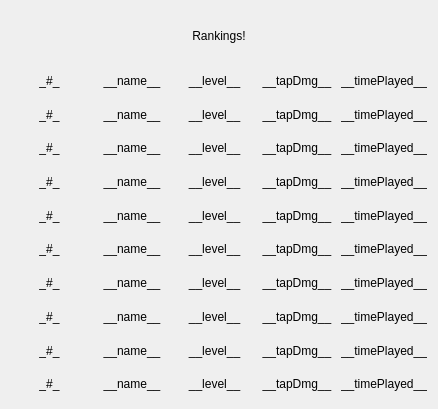
<?xml version="1.0" encoding="UTF-8"?>
<ui version="4.0">
 <class>RankingsUI</class>
 <widget class="QDialog" name="RankingsUI">
  <property name="geometry">
   <rect>
    <x>0</x>
    <y>0</y>
    <width>434</width>
    <height>409</height>
   </rect>
  </property>
  <property name="windowTitle">
   <string>Rankings</string>
  </property>
  <layout class="QGridLayout" name="gridLayout">
   <item row="0" column="0">
    <widget class="QLabel" name="rankUIDescription_lbl">
     <property name="minimumSize">
      <size>
       <width>416</width>
       <height>50</height>
      </size>
     </property>
     <property name="maximumSize">
      <size>
       <width>16777215</width>
       <height>50</height>
      </size>
     </property>
     <property name="text">
      <string>Rankings!</string>
     </property>
     <property name="alignment">
      <set>Qt::AlignCenter</set>
     </property>
    </widget>
   </item>
   <item row="1" column="0">
    <layout class="QHBoxLayout" name="horizontalLayout">
     <item>
      <layout class="QVBoxLayout" name="verticalLayout">
       <item>
        <widget class="QLabel" name="id_lbl_1">
         <property name="text">
          <string>_#_</string>
         </property>
         <property name="alignment">
          <set>Qt::AlignCenter</set>
         </property>
        </widget>
       </item>
       <item>
        <widget class="QLabel" name="id_lbl_2">
         <property name="text">
          <string>_#_</string>
         </property>
         <property name="alignment">
          <set>Qt::AlignCenter</set>
         </property>
        </widget>
       </item>
       <item>
        <widget class="QLabel" name="id_lbl_3">
         <property name="text">
          <string>_#_</string>
         </property>
         <property name="alignment">
          <set>Qt::AlignCenter</set>
         </property>
        </widget>
       </item>
       <item>
        <widget class="QLabel" name="id_lbl_4">
         <property name="text">
          <string>_#_</string>
         </property>
         <property name="alignment">
          <set>Qt::AlignCenter</set>
         </property>
        </widget>
       </item>
       <item>
        <widget class="QLabel" name="id_lbl_5">
         <property name="text">
          <string>_#_</string>
         </property>
         <property name="alignment">
          <set>Qt::AlignCenter</set>
         </property>
        </widget>
       </item>
       <item>
        <widget class="QLabel" name="id_lbl_6">
         <property name="text">
          <string>_#_</string>
         </property>
         <property name="alignment">
          <set>Qt::AlignCenter</set>
         </property>
        </widget>
       </item>
       <item>
        <widget class="QLabel" name="id_lbl_7">
         <property name="text">
          <string>_#_</string>
         </property>
         <property name="alignment">
          <set>Qt::AlignCenter</set>
         </property>
        </widget>
       </item>
       <item>
        <widget class="QLabel" name="id_lbl_8">
         <property name="text">
          <string>_#_</string>
         </property>
         <property name="alignment">
          <set>Qt::AlignCenter</set>
         </property>
        </widget>
       </item>
       <item>
        <widget class="QLabel" name="id_lbl_9">
         <property name="text">
          <string>_#_</string>
         </property>
         <property name="alignment">
          <set>Qt::AlignCenter</set>
         </property>
        </widget>
       </item>
       <item>
        <widget class="QLabel" name="id_lbl_10">
         <property name="text">
          <string>_#_</string>
         </property>
         <property name="alignment">
          <set>Qt::AlignCenter</set>
         </property>
        </widget>
       </item>
      </layout>
     </item>
     <item>
      <layout class="QVBoxLayout" name="verticalLayout_2">
       <item>
        <widget class="QLabel" name="name_lbl_1">
         <property name="text">
          <string>__name__</string>
         </property>
         <property name="alignment">
          <set>Qt::AlignCenter</set>
         </property>
        </widget>
       </item>
       <item>
        <widget class="QLabel" name="name_lbl_2">
         <property name="text">
          <string>__name__</string>
         </property>
         <property name="alignment">
          <set>Qt::AlignCenter</set>
         </property>
        </widget>
       </item>
       <item>
        <widget class="QLabel" name="name_lbl_3">
         <property name="text">
          <string>__name__</string>
         </property>
         <property name="alignment">
          <set>Qt::AlignCenter</set>
         </property>
        </widget>
       </item>
       <item>
        <widget class="QLabel" name="name_lbl_4">
         <property name="text">
          <string>__name__</string>
         </property>
         <property name="alignment">
          <set>Qt::AlignCenter</set>
         </property>
        </widget>
       </item>
       <item>
        <widget class="QLabel" name="name_lbl_5">
         <property name="text">
          <string>__name__</string>
         </property>
         <property name="alignment">
          <set>Qt::AlignCenter</set>
         </property>
        </widget>
       </item>
       <item>
        <widget class="QLabel" name="name_lbl_6">
         <property name="text">
          <string>__name__</string>
         </property>
         <property name="alignment">
          <set>Qt::AlignCenter</set>
         </property>
        </widget>
       </item>
       <item>
        <widget class="QLabel" name="name_lbl_7">
         <property name="text">
          <string>__name__</string>
         </property>
         <property name="alignment">
          <set>Qt::AlignCenter</set>
         </property>
        </widget>
       </item>
       <item>
        <widget class="QLabel" name="name_lbl_8">
         <property name="text">
          <string>__name__</string>
         </property>
         <property name="alignment">
          <set>Qt::AlignCenter</set>
         </property>
        </widget>
       </item>
       <item>
        <widget class="QLabel" name="name_lbl_9">
         <property name="text">
          <string>__name__</string>
         </property>
         <property name="alignment">
          <set>Qt::AlignCenter</set>
         </property>
        </widget>
       </item>
       <item>
        <widget class="QLabel" name="name_lbl_10">
         <property name="text">
          <string>__name__</string>
         </property>
         <property name="alignment">
          <set>Qt::AlignCenter</set>
         </property>
        </widget>
       </item>
      </layout>
     </item>
     <item>
      <layout class="QVBoxLayout" name="verticalLayout_3">
       <item>
        <widget class="QLabel" name="level_lbl_1">
         <property name="text">
          <string>__level__</string>
         </property>
         <property name="alignment">
          <set>Qt::AlignCenter</set>
         </property>
        </widget>
       </item>
       <item>
        <widget class="QLabel" name="level_lbl_2">
         <property name="text">
          <string>__level__</string>
         </property>
         <property name="alignment">
          <set>Qt::AlignCenter</set>
         </property>
        </widget>
       </item>
       <item>
        <widget class="QLabel" name="level_lbl_3">
         <property name="text">
          <string>__level__</string>
         </property>
         <property name="alignment">
          <set>Qt::AlignCenter</set>
         </property>
        </widget>
       </item>
       <item>
        <widget class="QLabel" name="level_lbl_4">
         <property name="text">
          <string>__level__</string>
         </property>
         <property name="alignment">
          <set>Qt::AlignCenter</set>
         </property>
        </widget>
       </item>
       <item>
        <widget class="QLabel" name="level_lbl_5">
         <property name="text">
          <string>__level__</string>
         </property>
         <property name="alignment">
          <set>Qt::AlignCenter</set>
         </property>
        </widget>
       </item>
       <item>
        <widget class="QLabel" name="level_lbl_6">
         <property name="text">
          <string>__level__</string>
         </property>
         <property name="alignment">
          <set>Qt::AlignCenter</set>
         </property>
        </widget>
       </item>
       <item>
        <widget class="QLabel" name="level_lbl_7">
         <property name="text">
          <string>__level__</string>
         </property>
         <property name="alignment">
          <set>Qt::AlignCenter</set>
         </property>
        </widget>
       </item>
       <item>
        <widget class="QLabel" name="level_lbl_8">
         <property name="text">
          <string>__level__</string>
         </property>
         <property name="alignment">
          <set>Qt::AlignCenter</set>
         </property>
        </widget>
       </item>
       <item>
        <widget class="QLabel" name="level_lbl_9">
         <property name="text">
          <string>__level__</string>
         </property>
         <property name="alignment">
          <set>Qt::AlignCenter</set>
         </property>
        </widget>
       </item>
       <item>
        <widget class="QLabel" name="level_lbl_10">
         <property name="text">
          <string>__level__</string>
         </property>
         <property name="alignment">
          <set>Qt::AlignCenter</set>
         </property>
        </widget>
       </item>
      </layout>
     </item>
     <item>
      <layout class="QVBoxLayout" name="verticalLayout_4">
       <item>
        <widget class="QLabel" name="tapdmg_lbl_1">
         <property name="text">
          <string>__tapDmg__</string>
         </property>
         <property name="alignment">
          <set>Qt::AlignCenter</set>
         </property>
        </widget>
       </item>
       <item>
        <widget class="QLabel" name="tapdmg_lbl_2">
         <property name="text">
          <string>__tapDmg__</string>
         </property>
         <property name="alignment">
          <set>Qt::AlignCenter</set>
         </property>
        </widget>
       </item>
       <item>
        <widget class="QLabel" name="tapdmg_lbl_3">
         <property name="text">
          <string>__tapDmg__</string>
         </property>
         <property name="alignment">
          <set>Qt::AlignCenter</set>
         </property>
        </widget>
       </item>
       <item>
        <widget class="QLabel" name="tapdmg_lbl_4">
         <property name="text">
          <string>__tapDmg__</string>
         </property>
         <property name="alignment">
          <set>Qt::AlignCenter</set>
         </property>
        </widget>
       </item>
       <item>
        <widget class="QLabel" name="tapdmg_lbl_5">
         <property name="text">
          <string>__tapDmg__</string>
         </property>
         <property name="alignment">
          <set>Qt::AlignCenter</set>
         </property>
        </widget>
       </item>
       <item>
        <widget class="QLabel" name="tapdmg_lbl_6">
         <property name="text">
          <string>__tapDmg__</string>
         </property>
         <property name="alignment">
          <set>Qt::AlignCenter</set>
         </property>
        </widget>
       </item>
       <item>
        <widget class="QLabel" name="tapdmg_lbl_7">
         <property name="text">
          <string>__tapDmg__</string>
         </property>
         <property name="alignment">
          <set>Qt::AlignCenter</set>
         </property>
        </widget>
       </item>
       <item>
        <widget class="QLabel" name="tapdmg_lbl_8">
         <property name="text">
          <string>__tapDmg__</string>
         </property>
         <property name="alignment">
          <set>Qt::AlignCenter</set>
         </property>
        </widget>
       </item>
       <item>
        <widget class="QLabel" name="tapdmg_lbl_9">
         <property name="text">
          <string>__tapDmg__</string>
         </property>
         <property name="alignment">
          <set>Qt::AlignCenter</set>
         </property>
        </widget>
       </item>
       <item>
        <widget class="QLabel" name="tapdmg_lbl_10">
         <property name="text">
          <string>__tapDmg__</string>
         </property>
         <property name="alignment">
          <set>Qt::AlignCenter</set>
         </property>
        </widget>
       </item>
      </layout>
     </item>
     <item>
      <layout class="QVBoxLayout" name="verticalLayout_5">
       <item>
        <widget class="QLabel" name="timePlayed_lbl_1">
         <property name="text">
          <string>__timePlayed__</string>
         </property>
         <property name="alignment">
          <set>Qt::AlignCenter</set>
         </property>
        </widget>
       </item>
       <item>
        <widget class="QLabel" name="timePlayed_lbl_2">
         <property name="text">
          <string>__timePlayed__</string>
         </property>
         <property name="alignment">
          <set>Qt::AlignCenter</set>
         </property>
        </widget>
       </item>
       <item>
        <widget class="QLabel" name="timePlayed_lbl_3">
         <property name="text">
          <string>__timePlayed__</string>
         </property>
         <property name="alignment">
          <set>Qt::AlignCenter</set>
         </property>
        </widget>
       </item>
       <item>
        <widget class="QLabel" name="timePlayed_lbl_4">
         <property name="text">
          <string>__timePlayed__</string>
         </property>
         <property name="alignment">
          <set>Qt::AlignCenter</set>
         </property>
        </widget>
       </item>
       <item>
        <widget class="QLabel" name="timePlayed_lbl_5">
         <property name="text">
          <string>__timePlayed__</string>
         </property>
         <property name="alignment">
          <set>Qt::AlignCenter</set>
         </property>
        </widget>
       </item>
       <item>
        <widget class="QLabel" name="timePlayed_lbl_6">
         <property name="text">
          <string>__timePlayed__</string>
         </property>
         <property name="alignment">
          <set>Qt::AlignCenter</set>
         </property>
        </widget>
       </item>
       <item>
        <widget class="QLabel" name="timePlayed_lbl_7">
         <property name="text">
          <string>__timePlayed__</string>
         </property>
         <property name="alignment">
          <set>Qt::AlignCenter</set>
         </property>
        </widget>
       </item>
       <item>
        <widget class="QLabel" name="timePlayed_lbl_8">
         <property name="text">
          <string>__timePlayed__</string>
         </property>
         <property name="alignment">
          <set>Qt::AlignCenter</set>
         </property>
        </widget>
       </item>
       <item>
        <widget class="QLabel" name="timePlayed_lbl_9">
         <property name="text">
          <string>__timePlayed__</string>
         </property>
         <property name="alignment">
          <set>Qt::AlignCenter</set>
         </property>
        </widget>
       </item>
       <item>
        <widget class="QLabel" name="timePlayed_lbl_10">
         <property name="text">
          <string>__timePlayed__</string>
         </property>
         <property name="alignment">
          <set>Qt::AlignCenter</set>
         </property>
        </widget>
       </item>
      </layout>
     </item>
    </layout>
   </item>
  </layout>
 </widget>
 <resources/>
 <connections/>
</ui>
